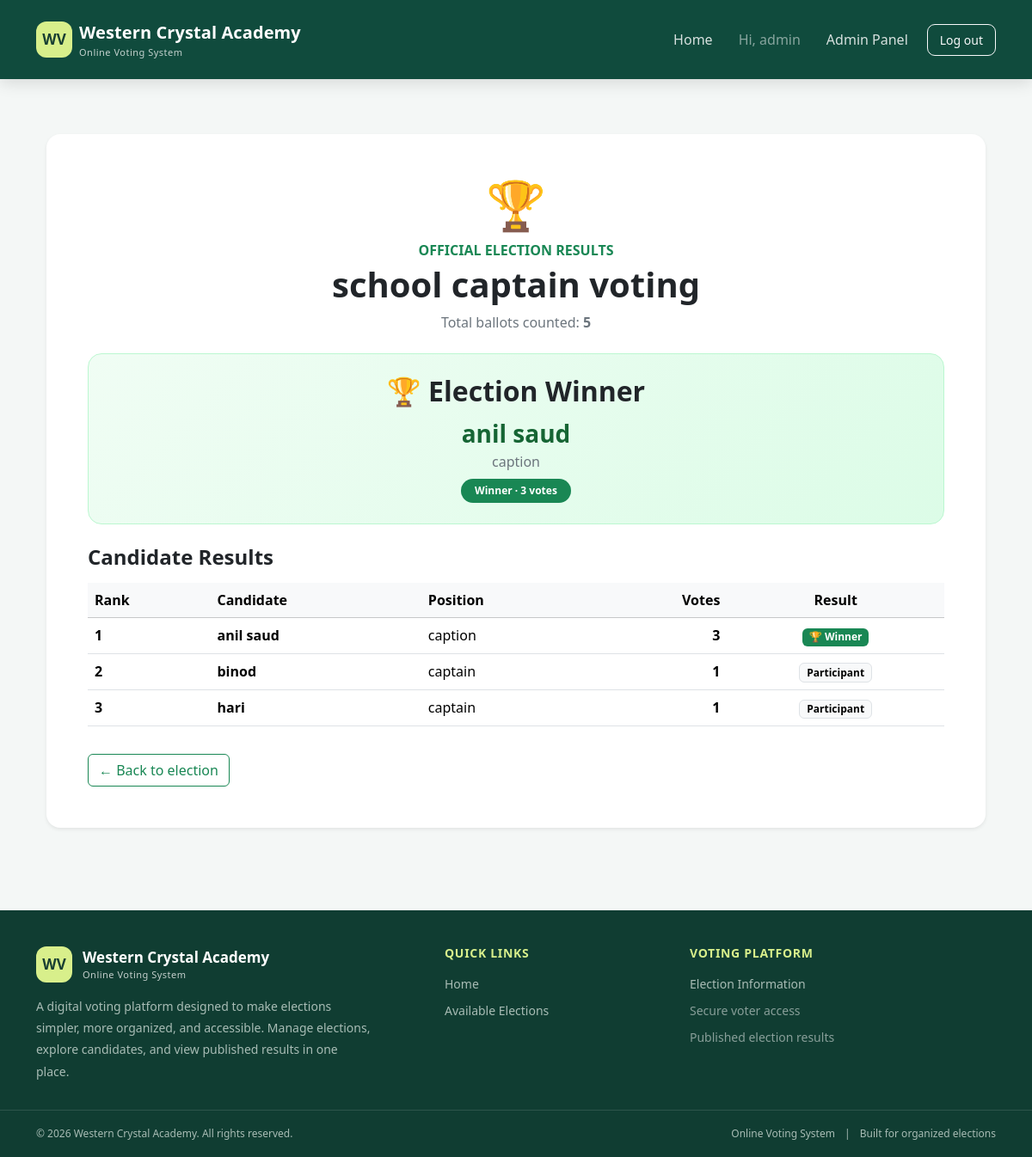
Page /voting/elections/1/results/ (signed in) on the committed database.
### voting/models.py (models this page shows, shortened)
class Election(models.Model):
    title = models.CharField(max_length=150)
    description = models.TextField(blank=True)
    opens_at = models.DateTimeField()
    closes_at = models.DateTimeField()
    is_published = models.BooleanField(default=False)
    results_published = models.BooleanField(default=False)
    created_at = models.DateTimeField(auto_now_add=True)
    class Meta:
        ordering = ["-opens_at"]

class Candidate(models.Model):
    election = models.ForeignKey(
        Election,
        on_delete=models.CASCADE,
        related_name="candidates"
    )
    full_name = models.CharField(max_length=120)
    position = models.CharField(
        max_length=100,
        default="Student Representative"
    )
    manifesto = models.TextField(blank=True)
    photo = models.ImageField(
        upload_to="candidate_photos/",
        blank=True,
        null=True
    )
    is_active = models.BooleanField(default=True)
    class Meta:
        ordering = ["full_name"]
        constraints = [
            models.UniqueConstraint(
                fields=["election", "full_name"],
                name="unique_candidate_per_election"
            )
        ]

### voting/views.py (the view)
# urls.py: path("elections/<int:election_id>/results/", views.results, name="results"),
@login_required
def results(request, election_id):
    election = get_object_or_404(
        Election,
        pk=election_id,
        is_published=True,
    )
    if (
        not election.results_published
        and not request.user.is_staff
    ):
        return HttpResponseForbidden(
            "Results have not been published yet."
        )
    candidates = (
        Candidate.objects.filter(
            election=election,
        )
        .annotate(
            vote_count=Count(
                "ballots",
                filter=Q(
                    ballots__election=election
                ),
            )
        )
        .order_by(
            "-vote_count",
            "full_name",
        )
    )
    total_votes = Ballot.objects.filter(
        election=election,
    ).count()
    rows = [
        {
            "candidate": candidate,
            "votes": candidate.vote_count,
        }
        for candidate in candidates
    ]
    highest_votes = (
        rows[0]["votes"]
        if rows
        else 0
    )
    winners = (
        [
            row
            for row in rows
            if row["votes"] == highest_votes
        ]
        if total_votes > 0
        else []
    )
    winner_ids = {
        row["candidate"].id
        for row in winners
    }
    for row in rows:
        row["is_winner"] = (
            row["candidate"].id in winner_ids
        )
    return render(
        request,
        "voting/results.html",
        {
            "election": election,
            "rows": rows,
            "total_votes": total_votes,
            "winners": winners,
            "has_winner": bool(winners),
            "is_tie": len(winners) > 1,
        },
    )

### templates/voting/results.html (shortened to what this page needs)
{% extends "base.html" %}
{% block content %}
<div class="container py-4 py-lg-5">
    <div class="card border-0 shadow-sm rounded-4 p-4 p-lg-5">
        <div class="text-center mb-4">
            <div class="display-4 mb-2">🏆</div>
            <p class="text-success fw-bold mb-1">OFFICIAL ELECTION RESULTS</p>
            <h1 class="fw-bold">{{ election.title }}</h1>
            <p class="text-secondary mb-0">
                Total ballots counted:
                <strong>{{ total_votes }}</strong>
            </p>
        </div>
        {% if rows %}
            {% with highest_votes=rows.0.votes %}
                {% if highest_votes > 0 %}
                    <div class="winner-card text-center p-4 mb-4 rounded-4">
                        {% with winner_count=0 %}
                            <h2 class="fw-bold mb-2">🏆 Election Winner</h2>
                            {% for row in rows %}
                                {% if row.votes == highest_votes %}
                                    <div class="winner-name fs-3 fw-bold">
                                        {{ row.candidate.full_name }}
                                    </div>
                                    <div class="text-secondary mb-2">
                                        {{ row.candidate.position }}
                                    </div>
                                    <span class="badge rounded-pill text-bg-success px-3 py-2">
                                        {% if forloop.first and rows|length > 1 %}
                                            {% if rows.1.votes == highest_votes %}
                                                Tied for First Place
                                            {% else %}
                                                Winner
                                            {% endif %}
                                        {% else %}
                                            Winner
                                        {% endif %}
                                        · {{ row.votes }} vote{{ row.votes|pluralize }}
                                    </span>
                                {% endif %}
                            {% endfor %}
                        {% endwith %}
                    </div>
                {% else %}
                    <div class="alert alert-info rounded-3 text-center">
                        No votes have been cast yet. The winner will appear after voting.
                    </div>
                {% endif %}
            {% endwith %}
        {% endif %}
        <h4 class="fw-bold mb-3">Candidate Results</h4>
        <div class="table-responsive">
            <table class="table table-hover align-middle">
                <thead class="table-light">
                    <tr>
                        <th>Rank</th>
                        <th>Candidate</th>
                        <th>Position</th>
                        <th class="text-end">Votes</th>
                        <th class="text-center">Result</th>
                    </tr>
                </thead>
                <tbody>
                    {% for row in rows %}
                    <tr>
                        <td class="fw-semibold">{{ forloop.counter }}</td>
                        <td class="fw-semibold">
                            {{ row.candidate.full_name }}
                        </td>
                        <td>{{ row.candidate.position }}</td>
                        <td class="text-end fw-bold">{{ row.votes }}</td>
                        <td class="text-center">
                            {% if total_votes > 0 and row.votes == rows.0.votes %}
                                <span class="badge text-bg-success">
                                    🏆 Winner
                                </span>
                            {% else %}
                                <span class="badge text-bg-light border">
                                    Participant
                                </span>
                            {% endif %}
                        </td>
                    </tr>
                    {% empty %}
                    <tr>
                        <td colspan="5" class="text-center text-secondary py-4">
                            No candidates found.
                        </td>
                    </tr>
                    {% endfor %}
                </tbody>
            </table>
        </div>
        <a class="btn btn-outline-success mt-3 align-self-start"
           href="{% url 'election_detail' election.id %}">
            ← Back to election
        </a>
    </div>
</div>
{% endblock %}

### templates/base.html (shortened to what this page needs)
<!doctype html>
<html lang="en">
<head>
    <link href="https://cdn.jsdelivr.net/npm/bootstrap@5.3.3/dist/css/bootstrap.min.css"
          rel="stylesheet">
</head>
<body>
<nav class="navbar navbar-expand-lg navbar-dark main-navbar">
    <div class="container">
        <a class="navbar-brand d-flex align-items-center gap-2"
           href="{% url 'home' %}">
            <span class="brand-mark">WV</span>
            <span>
                Western Crystal Academy
                <small class="d-block fw-normal opacity-75 brand-subtitle">
                    Online Voting System
                </small>
            </span>
        </a>
        <div class="collapse navbar-collapse" id="mainNavigation">
            <div class="navbar-nav ms-auto align-items-lg-center gap-lg-2">
                <a class="nav-link" href="{% url 'home' %}">
                    Home
                </a>
                {% if user.is_authenticated %}
                    <span class="navbar-text text-white-50 px-lg-2">
                        Hi, {{ user.username }}
                    </span>
                    {% if user.is_staff %}
                        <a class="nav-link" href="{% url 'admin:index' %}">
                            Admin Panel
                        </a>
                    {% endif %}
                    <form method="post" action="{% url 'logout' %}" class="m-0">
                        <button type="submit" class="btn btn-sm btn-outline-light btn-logout">
                            Log out
                        </button>
                    </form>
                {% endif %}
            </div>
        </div>
    </div>
</nav>
<main class="container page-main">
    {% block content %}{% endblock %}
</main>
<footer class="site-footer">
    <div class="container footer-main">
        <div class="row g-4">
            <div class="col-lg-5 col-md-6">
                <div class="footer-brand">
                    <span class="brand-mark">WV</span>
                    <span>
                        Western Crystal Academy
                        <small class="d-block fw-normal brand-subtitle opacity-75">
                            Online Voting System
                        </small>
                    </span>
                </div>
                <p class="footer-description mb-0">
                    A digital voting platform designed to make elections
                    simpler, more organized, and accessible. Manage elections,
                    explore candidates, and view published results in one place.
                </p>
            </div>
            <div class="col-lg-3 col-md-6">
                <h6 class="footer-heading">Quick Links</h6>
                <div class="footer-links">
                    <a href="{% url 'home' %}">Home</a>
                    {% if user.is_authenticated %}
                        <a href="{% url 'home' %}">Available Elections</a>
                    {% else %}
                        <a href="{% url 'login' %}">Voter Login</a>
                        <a href="{% url 'register' %}">Create an Account</a>
                    {% endif %}
                </div>
            </div>
            <div class="col-lg-4 col-md-6">
                <h6 class="footer-heading">Voting Platform</h6>
                <div class="footer-links">
                    <a href="{% url 'home' %}">Election Information</a>
                    <span class="text-white-50 small">
                        Secure voter access
                    </span>
                    <span class="text-white-50 small">
                        Published election results
                    </span>
                </div>
            </div>
        </div>
    </div>
    <div class="footer-bottom">
        <div class="container">
            <div class="row align-items-center gy-2">
                <div class="col-md-6 text-center text-md-start">
                    &copy; {% now "Y" %} Western Crystal Academy.
                    All rights reserved.
                </div>
                <div class="col-md-6 text-center text-md-end">
                    <span>Online Voting System</span>
                    <span class="mx-2">|</span>
                    <span>Built for organized elections</span>
                </div>
            </div>
        </div>
    </div>
</footer>
</body>
</html>

### templates/base.html (style rules this page uses)
:root { --brand: #176b55; --brand-dark: #104b3d; --brand-light: #21856a; --accent: #d8ef8b; --page: #f4f7f6; --text: #1d2b27; --muted: #a8bcb5; }
* { box-sizing: border-box; }
html { scroll-behavior: smooth; scroll-padding-top: 90px; }
body { min-height: 100vh; display: flex; flex-direction: column; margin: 0; background: var(--page); color: var(--text); font-family: "Segoe UI", Arial, sans-serif; }
.main-navbar { position: fixed; top: 0; left: 0; right: 0; z-index: 1030; background: var(--brand-dark); box-shadow: 0 4px 18px rgba(0, 0, 0, 0.13); min-height: 76px; }
.main-navbar .container { min-height: 76px; }
.navbar-brand { color: #fff !important; font-weight: 700; letter-spacing: 0.1px; }
.brand-mark { width: 42px; height: 42px; flex-shrink: 0; border-radius: 12px; background: var(--accent); color: #173e32; display: grid; place-items: center; font-size: 17px; font-weight: 800; }
.brand-subtitle { font-size: 11px; letter-spacing: 0.5px; }
.navbar-nav .nav-link { color: rgba(255, 255, 255, 0.83); font-weight: 500; padding: 10px 14px !important; border-radius: 8px; transition: background 0.2s ease, color 0.2s ease; }
.btn-logout { border-radius: 9px; padding: 7px 14px; }
.page-main { flex: 1; width: 100%; padding-top: 108px !important; padding-bottom: 48px !important; }
.card { border: 0; border-radius: 18px; box-shadow: 0 8px 26px rgba(15, 55, 43, 0.07); }
.site-footer { margin-top: auto; background: #103d32; color: #fff; }
.footer-main { padding-top: 42px; padding-bottom: 32px; }
.footer-brand { display: flex; align-items: center; gap: 12px; margin-bottom: 15px; font-weight: 700; font-size: 17px; }
.footer-description { max-width: 390px; color: var(--muted); font-size: 14px; line-height: 1.8; }
.footer-heading { margin-bottom: 16px; color: var(--accent); font-size: 14px; font-weight: 700; letter-spacing: 0.7px; text-transform: uppercase; }
.footer-links { display: flex; flex-direction: column; gap: 10px; }
.footer-links a { width: fit-content; color: var(--muted); text-decoration: none; font-size: 14px; transition: color 0.2s ease, transform 0.2s ease; }
.footer-bottom { border-top: 1px solid rgba(255, 255, 255, 0.12); padding-top: 18px; padding-bottom: 18px; color: var(--muted); font-size: 12px; }

### templates/voting/results.html (style rules this page uses)
.winner-card { background: linear-gradient(135deg, #f0fdf4, #dcfce7); border: 1px solid #bbf7d0; }
.winner-name { color: #166534; }

### rows in the picture
Election: title "school captain voting"
Candidate: candidate.full_name "anil saud", candidate.position "caption", votes "3", shows "🏆 Winner"
Candidate: candidate.full_name "binod", candidate.position "captain", votes "1", shows "Participant"
Candidate: candidate.full_name "hari", candidate.position "captain", votes "1", shows "Participant"

### other values in the picture
{{ user.username }} "admin"
{{ total_votes }} "5"
